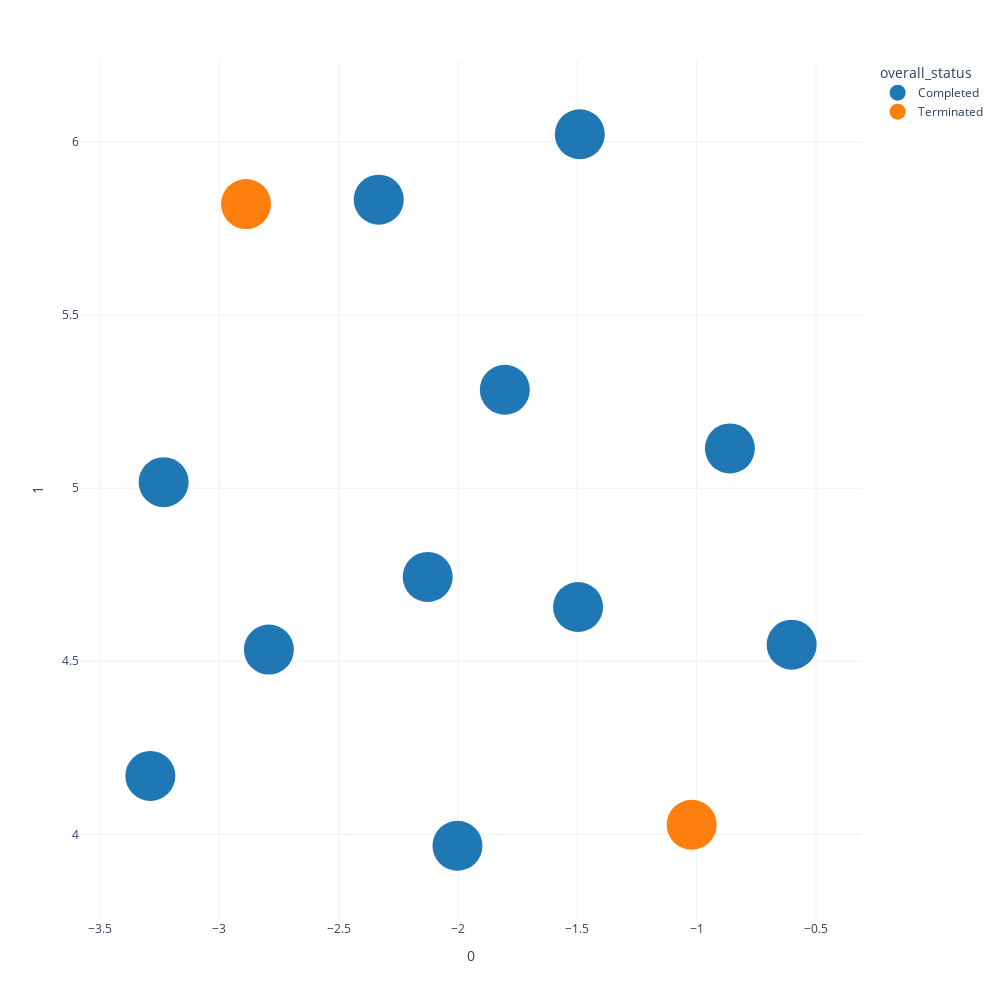

Notebook code for this chart:
### Code cell
fig = px.scatter(
    umap_embeddings,
    x=0, 
    y=1,
    color=df["overall_status"],
    labels={"color": "overall_status"}, 
    color_discrete_sequence=px.colors.qualitative.D3,
)

# Available templates:
# ['ggplot2', 'seaborn', 'simple_white', 'plotly',
# 'plotly_white', 'plotly_dark', 'presentation', 'xgridoff',
# 'ygridoff', 'gridon', 'none']
        
fig.update_layout(
    template="plotly_white",
    autosize=True,
    width=1000,
    height=1000, 
)
fig.update_traces(marker_size=50)

fig.show()

### Figure 1 — Plotly figure (JSON) as saved in the notebook; plotly's stock layout.template omitted (floating-point values rounded to 4 significant figures)
{"data": [{"hovertemplate": "overall_status=Completed<br>0=%{x}<br>1=%{y}<extra></extra>", "legendgroup": "Completed", "marker": {"color": "#1F77B4", "size": 50, "symbol": "circle"}, "mode": "markers", "name": "Completed", "orientation": "v", "showlegend": true, "type": "scatter", "x": [-2.332, -1.497, -3.233, -0.6022, -1.49, -3.289, -0.8609, -1.804, -2.127, -2.792, -2.002], "xaxis": "x", "y": [5.834, 4.657, 5.018, 4.548, 6.023, 4.169, 5.115, 5.285, 4.744, 4.534, 3.967], "yaxis": "y"}, {"hovertemplate": "overall_status=Terminated<br>0=%{x}<br>1=%{y}<extra></extra>", "legendgroup": "Terminated", "marker": {"color": "#FF7F0E", "size": 50, "symbol": "circle"}, "mode": "markers", "name": "Terminated", "orientation": "v", "showlegend": true, "type": "scatter", "x": [-1.021, -2.888], "xaxis": "x", "y": [4.028, 5.821], "yaxis": "y"}], "layout": {"autosize": true, "height": 1000, "legend": {"title": {"text": "overall_status"}, "tracegroupgap": 0}, "margin": {"t": 60}, "width": 1000, "xaxis": {"anchor": "y", "domain": [0, 1], "title": {"text": "0"}}, "yaxis": {"anchor": "x", "domain": [0, 1], "title": {"text": "1"}}}}
